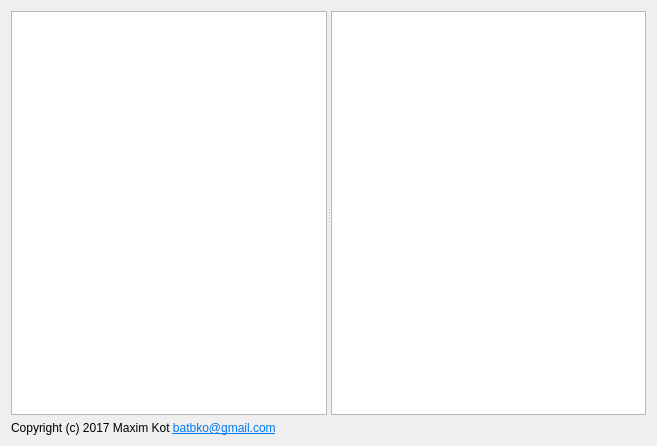
<?xml version="1.0" encoding="UTF-8"?>
<ui version="4.0">
 <class>BitmartTest</class>
 <widget class="QDialog" name="BitmartTest">
  <property name="geometry">
   <rect>
    <x>0</x>
    <y>0</y>
    <width>657</width>
    <height>446</height>
   </rect>
  </property>
  <property name="windowTitle">
   <string>BitmartTest</string>
  </property>
  <layout class="QVBoxLayout" name="verticalLayout">
   <item>
    <widget class="QSplitter" name="splitter">
     <property name="orientation">
      <enum>Qt::Horizontal</enum>
     </property>
     <widget class="QTreeView" name="fileSystemView">
      <attribute name="headerVisible">
       <bool>false</bool>
      </attribute>
     </widget>
     <widget class="QListView" name="imagesView">
      <property name="resizeMode">
       <enum>QListView::Adjust</enum>
      </property>
     </widget>
    </widget>
   </item>
   <item>
    <widget class="QLabel" name="label">
     <property name="sizePolicy">
      <sizepolicy hsizetype="Preferred" vsizetype="Maximum">
       <horstretch>0</horstretch>
       <verstretch>0</verstretch>
      </sizepolicy>
     </property>
     <property name="text">
      <string>&lt;html&gt;&lt;head/&gt;&lt;body&gt;&lt;p&gt;Copyright (c) 2017 Maxim Kot &lt;a href=&quot; mailto:batbko@gmail.com&quot;&gt;&lt;span style=&quot; text-decoration: underline; color:#007af4;&quot;&gt;batbko@gmail.com&lt;/span&gt;&lt;/a&gt;&lt;/p&gt;&lt;/body&gt;&lt;/html&gt;</string>
     </property>
     <property name="textFormat">
      <enum>Qt::AutoText</enum>
     </property>
    </widget>
   </item>
  </layout>
 </widget>
 <layoutdefault spacing="6" margin="11"/>
 <resources/>
 <connections/>
</ui>
